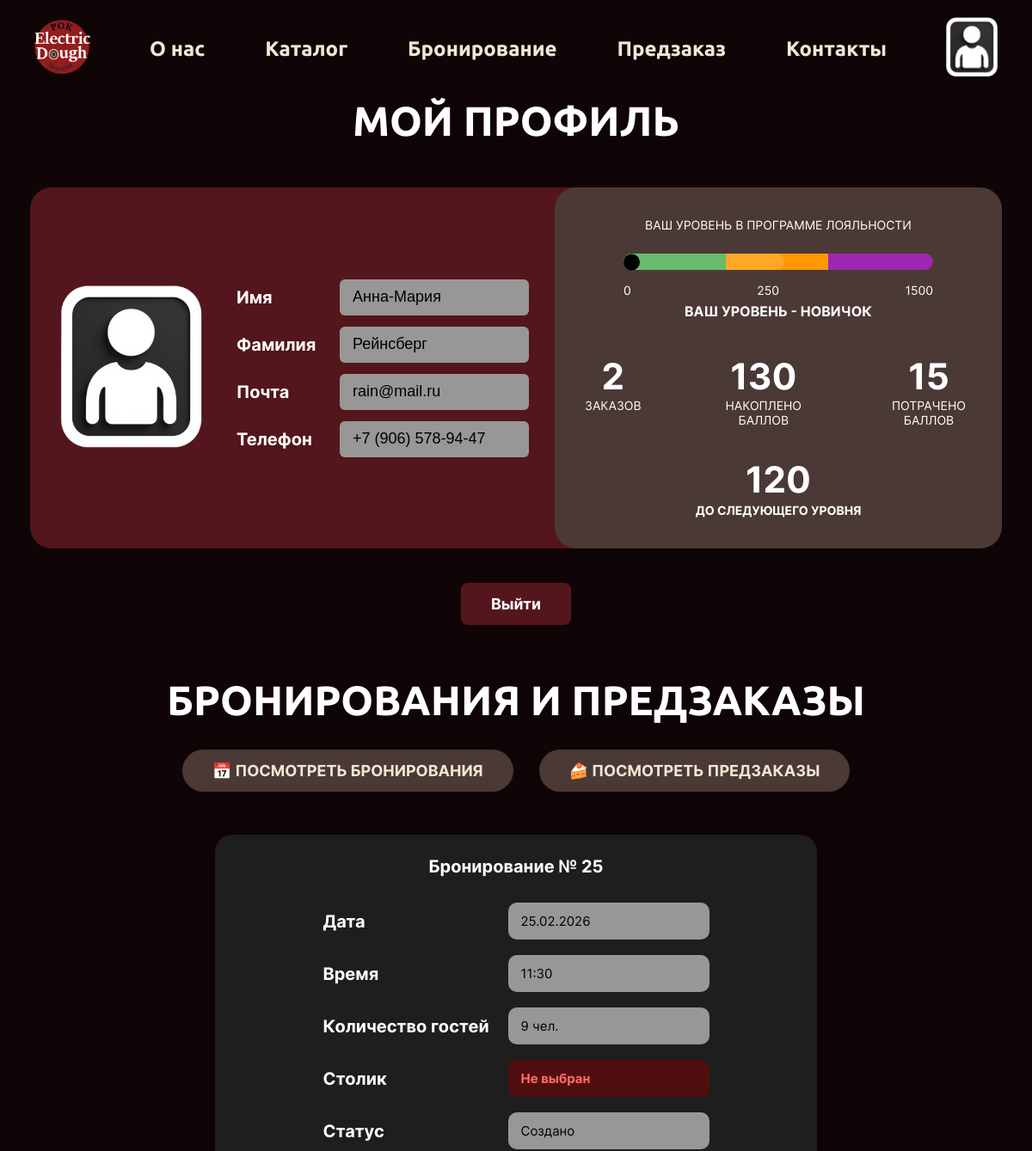
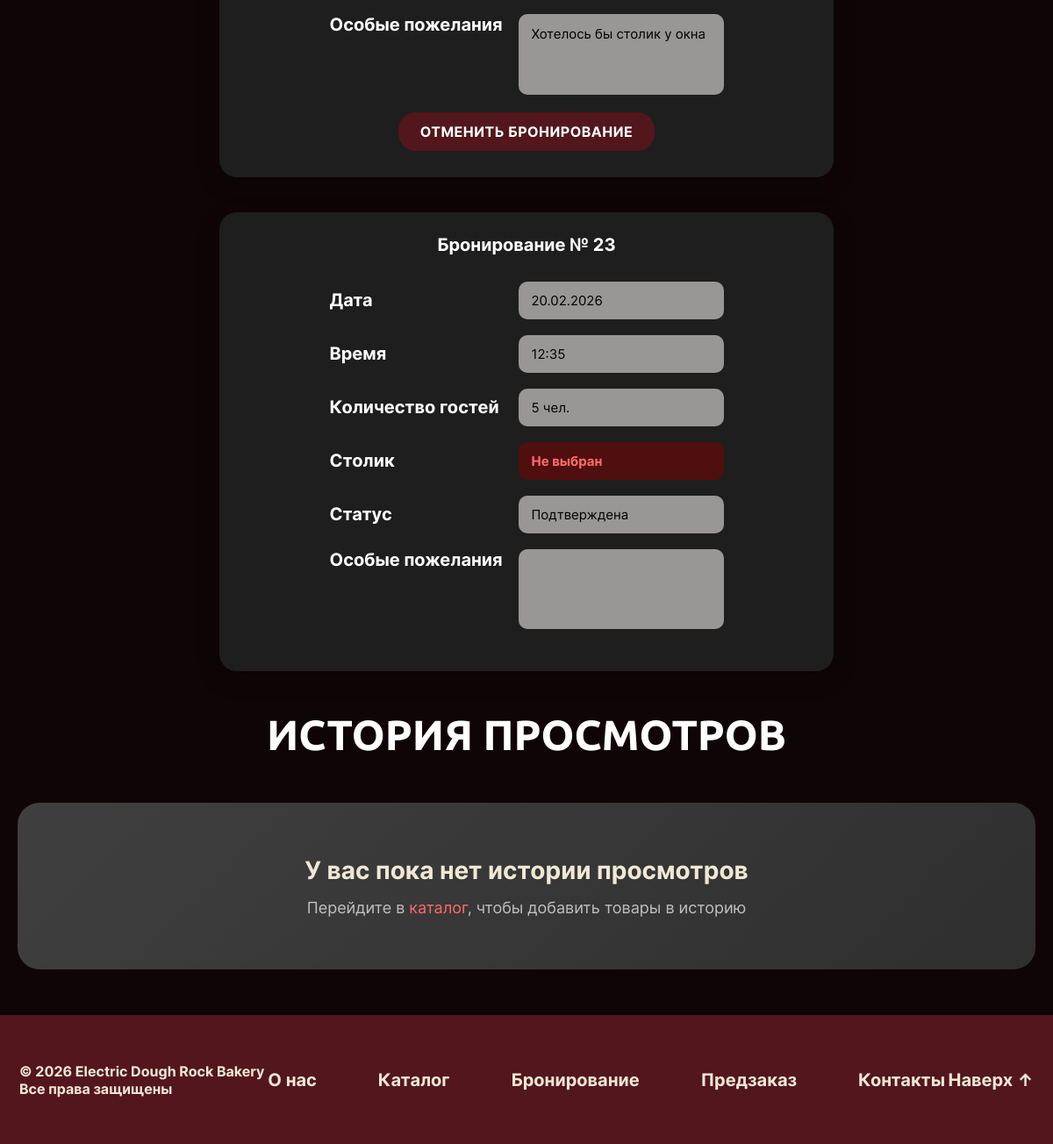
Page /account.php (signed in) on the committed database (2 pictures, top to bottom).
### tables this page shows
CREATE TABLE `users` (
  `ID_User` int NOT NULL,
  `Name` varchar(100) NOT NULL,
  `Surname` varchar(100) NOT NULL,
  `Email` varchar(80) NOT NULL,
  `Phone` varchar(100) NOT NULL,
  `Password` varchar(255) NOT NULL,
  `Role` enum('admin','user','reader') DEFAULT 'user',
  `is_verified` tinyint(1) NOT NULL DEFAULT '0',
  `verification_token` varchar(255) DEFAULT NULL
);

CREATE TABLE `booking` (
  `ID_booking` int NOT NULL,
  `ID_user` int DEFAULT NULL,
  `Name` varchar(100) NOT NULL,
  `Phone` varchar(20) DEFAULT NULL,
  `Booking_date` date NOT NULL,
  `Booking_time` time NOT NULL,
  `Guests` int NOT NULL,
  `ID_table` int DEFAULT NULL,
  `Comment` text,
  `Status` enum('created','confirmed','cancelled') NOT NULL
);

### account.php (the view, shortened to what the rows shown need)
<?php
require_once 'db.php';
require_once 'includes/loyalty.php';
$is_authenticated = isset($_SESSION['user_id']);
$user_data = null;
$user_role = null;
$loyalty_data = getNewUserLoyaltyData();
if ($is_authenticated) {
    $user_id = $_SESSION['user_id'];
    $stmt = $conn->prepare("SELECT ID_User, Name, Surname, Email, Phone, Role, is_verified FROM users WHERE ID_User = ?");
    $stmt->bind_param("i", $user_id);
    $stmt->execute();
    $result = $stmt->get_result();
    if ($result->num_rows > 0) {
        $user_data = $result->fetch_assoc();
        $user_role = $user_data['Role'];
        $is_verified = $user_data['is_verified'] ?? 0;
    }
    $orders_count = getUserTotalOrdersCount($conn, $user_id);
    $pre_orders_stmt = $conn->prepare("SELECT COUNT(*) as pre_count FROM pre_orders WHERE ID_user = ?");
    $pre_orders_stmt->bind_param("i", $user_id);
    $pre_orders_stmt->execute();
    $pre_orders_result = $pre_orders_stmt->get_result();
    $pre_orders_row = $pre_orders_result->fetch_assoc();
    $pre_orders_count = $pre_orders_row['pre_count'];
$is_new_user = ($is_verified == 0 && $orders_count == 0 && $pre_orders_count == 0);
if ($is_new_user) {
    $loyalty_data = getNewUserLoyaltyData();
} elseif ($orders_count == 0) {
    $loyalty_data = getNewUserLoyaltyData();
} else {
    $loyalty_data = calculateLoyaltyData($orders_count);
}
    $bookings = [];
    if ($user_role !== 'admin') {
        $user_name = $user_data['Name'] . ' ' . ($user_data['Surname'] ?? '');
        $booking_stmt = $conn->prepare("
            SELECT b.*, rt.table_number
            FROM booking b
            LEFT JOIN restaurant_tables rt ON b.ID_table = rt.ID_table
            WHERE (b.ID_user = ? OR b.Name = ?)
            AND b.Status != 'cancelled'
            ORDER BY b.Booking_date DESC, b.Booking_time DESC
        ");
        $booking_stmt->bind_param("is", $user_id, $user_name);
        $booking_stmt->execute();
        $booking_result = $booking_stmt->get_result();
        while ($row = $booking_result->fetch_assoc()) {
            $bookings[] = $row;
        }
    }
}
?>
<!DOCTYPE html>
<html lang="ru">
<head>
    <link rel="stylesheet" href="font.css">
    <link rel="stylesheet" href="css/variables.css">
    <link rel="stylesheet" href="css/personal.css">
</head>
<body>
    <main>
        <div class="profile-container">
            <h1 class="block__heading">Мой профиль</h1>
            <?php if (!$is_authenticated): ?>
            <div class="not-authorized">
                <p class="not-authorized__message">Вы не авторизованы. <br> Пожалуйста, войдите в систему.</p>
                <button class="primary-btn" onclick="showAuthModal()">Войти</button>
            </div>
            <?php else: ?>
            <div class="profile-content">
                <div class="profile-card">
                    <div class="profile-image">
                        <img src="IMG/avatar.png" alt="Аватар">
                    </div>
                    <div class="profile-info">
                        <div class="info-row">
                            <label class="label">Имя</label>
                            <input type="text" class="value-input"
                                value="<?php echo htmlspecialchars($user_data['Name'] ?? ''); ?>" readonly>
                        </div>
                        <div class="info-row">
                            <label class="label">Фамилия</label>
                            <input type="text" class="value-input"
                                value="<?php echo htmlspecialchars($user_data['Surname'] ?? ''); ?>" readonly>
                        </div>
                        <div class="info-row">
                            <label class="label">Почта</label>
                            <input type="email" class="value-input"
                                value="<?php echo htmlspecialchars($user_data['Email'] ?? ''); ?>" readonly>
                        </div>
                        <div class="info-row">
                            <label class="label">Телефон</label>
                            <input type="tel" class="value-input"
                                value="<?php echo htmlspecialchars($user_data['Phone'] ?? ''); ?>" readonly>
                        </div>
                    </div>
                </div>
                <div class="loyalty-card <?php echo $loyalty_data['level_class']; ?>">
                    <p class="loyalty-title">ВАШ УРОВЕНЬ В ПРОГРАММЕ ЛОЯЛЬНОСТИ</p>
                    <div class="progress-bar">
                        <div class="progress-fill" style="width: <?php echo $loyalty_data['progress_width']; ?>%;"></div>
                        <div class="progress-dot" style="left: <?php echo $loyalty_data['dot_position']; ?>%;"></div>
                    </div>
                    <div class="progress-points">
                        <span>0</span>
                        <?php if ($loyalty_data['level_class'] == 'star'): ?>
                        <span>250</span>
                        <span>1500</span>
                        <?php elseif ($loyalty_data['level_class'] == 'legend'): ?>
                        <span>250</span>
                        <span>1500+</span>
                        <?php else: ?>
                        <span>250</span>
                        <span>1500</span>
                        <?php endif; ?>
                    </div>
                    <p class="loyalty-level">ВАШ УРОВЕНЬ -
                        <?php echo $loyalty_data['level']; ?>
                    </p>
                    <div class="stats">
                        <div class="stat-item">
                            <span class="stat-number">
                                <?php echo $loyalty_data['orders_count']; ?>
                            </span>
                            <span class="stat-label">ЗАКАЗОВ</span>
                        </div>
                        <div class="stat-item">
                            <span class="stat-number">
                                <?php echo $loyalty_data['points_earned']; ?>
                            </span>
                            <span class="stat-label">НАКОПЛЕНО БАЛЛОВ</span>
                        </div>
                        <div class="stat-item">
                            <span class="stat-number">
                                <?php echo $loyalty_data['points_spent']; ?>
                            </span>
                            <span class="stat-label">ПОТРАЧЕНО БАЛЛОВ</span>
                        </div>
                    </div>
                    <?php if ($loyalty_data['points_to_next'] > 0): ?>
                    <div class="next-level">
                        <span class="next-number">
                            <?php echo $loyalty_data['points_to_next']; ?>
                        </span>
                        <span class="next-text">ДО СЛЕДУЮЩЕГО УРОВНЯ</span>
                    </div>
                    <?php endif; ?>
                </div>
            </div>
            <div class="profile-actions">
                <button class="action-btn" onclick="handleLogout()">Выйти</button>
            </div>
            <?php if ($user_role !== 'admin'): ?>
            <section class="user-history">
                <div class="history-header">
                    <h2 class="block__heading history-title">бронирования и предзаказы</h2>
                    <div class="toggle-buttons">
                        <button class="toggle-btn active" data-tab="bookings-tab">
                            📅 Посмотреть бронирования
                        </button>
                        <button class="toggle-btn" data-tab="preorders-tab">
                            🍰 Посмотреть предзаказы
                        </button>
                    </div>
                </div>
                <div id="bookings-tab" class="history-tab active">
                    <div class="user-booking">
                        <?php if (empty($bookings)): ?>
                        <div class="empty-state">
                            <div class="empty-state-content">
                                <div class="empty-icon">📅</div>
                                <p class="empty-title">У вас пока нет бронирований</p>
                                <p class="empty-description">Хотите провести вечер в уютной атмосфере?</p>
                                <a href="booking.php" class="empty-btn">Забронировать столик</a>
                            </div>
                        </div>
                        <?php else: ?>
                        <?php foreach ($bookings as $booking): ?>
                        <div class="booking-card" id="booking-<?php echo $booking['ID_booking']; ?>">
                            <div class="booking-header">
                                <span class="booking-number">Бронирование №
                                    <?php echo $booking['ID_booking']; ?>
                                </span>
                            </div>
                            <div class="booking-body">
                                <div class="booking-info-row">
                                    <label class="booking-label">Дата</label>
                                    <input type="text" class="booking-input"
                                        value="<?php echo date('d.m.Y', strtotime($booking['Booking_date'])); ?>"
                                        readonly>
                                </div>
                                <div class="booking-info-row">
                                    <label class="booking-label">Время</label>
                                    <input type="text" class="booking-input"
                                        value="<?php echo date('H:i', strtotime($booking['Booking_time'])); ?>"
                                        readonly>
                                </div>
                                <div class="booking-info-row">
                                    <label class="booking-label">Количество гостей</label>
                                    <input type="text" class="booking-input"
                                        value="<?php echo $booking['Guests']; ?> чел." readonly>
                                </div>
                                <div class="booking-info-row">
                                    <label class="booking-label">Столик</label>
                                    <input type="text" class="booking-input booking-table-number" value="<?php
                                                       if (!empty($booking['table_number'])) {
                                                           echo 'Стол №' . $booking['table_number'];
                                                       } else {
                                                           echo 'Не выбран';
                                                       }
                                                   ?>" readonly>
                                </div>
                                <div class="booking-info-row">
                                    <label class="booking-label">Статус</label>
                                    <input type="text"
                                        class="booking-input booking-status-input <?php echo $booking['Status'] == 'confirmed' ? 'status-confirmed' : 'status-created'; ?>"
                                        value="<?php
                                                       $statuses = ['created' => 'Создано', 'confirmed' => 'Подтверждена', 'cancelled' => 'Отменена'];
                                                       echo $statuses[$booking['Status']] ?? $booking['Status'];
                                                   ?>" readonly>
                                </div>
                                <div class="booking-info-row booking-comment-row">
                                    <label class="booking-label">Особые пожелания</label>
                                    <textarea class="booking-input booking-textarea" readonly
                                        rows="3"><?php echo htmlspecialchars($booking['Comment'] ?? 'Нет'); ?></textarea>
                                </div>
                                <?php if ($booking['Status'] != 'confirmed' && $booking['Status'] != 'cancelled'): ?>
                                <div class="booking-actions">
                                    <button class="cancel-btn"
                                        onclick="showCancelConfirmation(<?php echo $booking['ID_booking']; ?>)">
                                        Отменить бронирование
                                    </button>
                                </div>
                                <?php endif; ?>
                            </div>
                        </div>
                        <?php endforeach; ?>
                        <?php endif; ?>
                    </div>
                </div>
            </section>
            <?php endif; ?>
            <?php endif; ?>
        </div>
        <?php if ($is_authenticated): ?>
        <section class="history-viewed">
            <div class="history-viewed-header">
                <h2 class="block__heading">История просмотров</h2>
            </div>
        </section>
        <?php endif; ?>
    </main>
</body>
</html>

### rows in the picture
users: Name "Анна-Мария", Surname "Рейнсберг", Email "rain@mail.ru", Phone "+7 (906) 578-94-47"
booking: ID_booking "25", Booking_date "25.02.2026", Booking_time "11:30", Guests "9 чел.", Status "Создано", Comment "Хотелось бы столик у окна"
booking: ID_booking "23", Booking_date "20.02.2026", Booking_time "12:35", Guests "5 чел.", Status "Подтверждена"

### other values in the picture
$loyalty_data['level'] "НОВИЧОК"
$loyalty_data['orders_count'] "2"
$loyalty_data['points_earned'] "130"
$loyalty_data['points_spent'] "15"
$loyalty_data['points_to_next'] "120"
